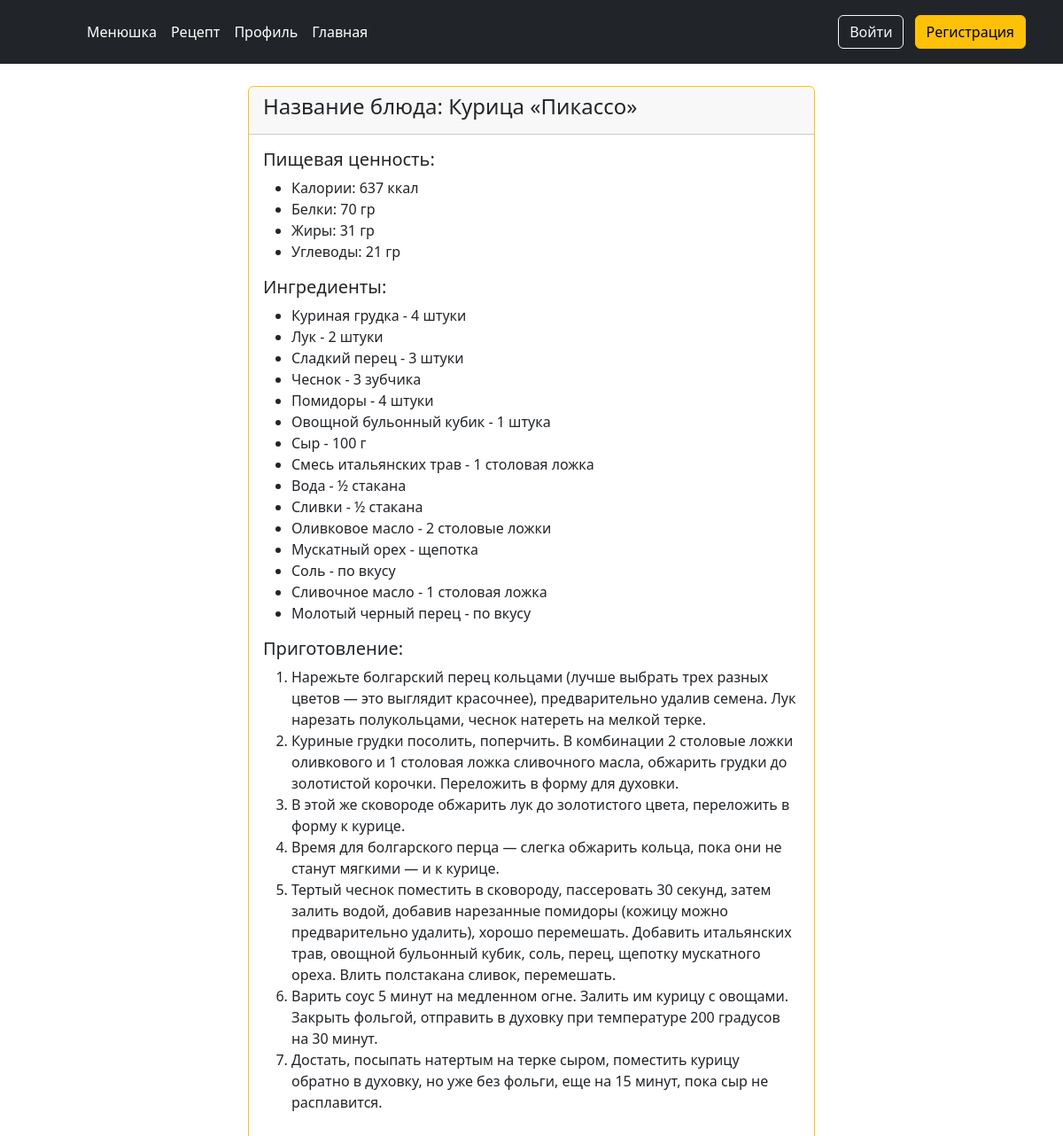
The page /dish/6 on the database its author committed.
### main/models.py (models this page shows)
class Dish(models.Model):
    name = models.CharField(max_length = 100)
    recept = models.TextField()
    calories = models.PositiveIntegerField()
    protein = models.PositiveIntegerField()
    fat = models.PositiveIntegerField()
    carbohydrate = models.PositiveIntegerField()

class ProductDish(models.Model):
    product = models.ForeignKey(Product, on_delete=models.CASCADE)
    dish = models.ForeignKey(Dish, on_delete=models.CASCADE)
    size = models.CharField(max_length = 200)

class Product(models.Model):
    name = models.CharField(max_length = 100)

### main/views.py (the view)
# urls.py: path('dish/<int:id>', dish, name='dish')
def dish(request, id):
    context = {}
    dish = Dish.objects.get(id = id)
    context['dish'] = dish
    return render(request, 'dish.html', context)

### main/templatetags/my_tags.py (called while the page is built)
@register.filter
def split_lines(value):
    return value.split('\n')

### main/templates/dish.html (shortened to what this page needs)
{% load my_tags %}
<!DOCTYPE html>
<html lang="en">
<head>
    <link href="https://cdn.jsdelivr.net/npm/bootstrap@5.3.3/dist/css/bootstrap.min.css" rel="stylesheet">
</head>
<body>
{% include 'navigation.html' %}
<main>
<div class="row" style="margin-top: 25px;">
  <div class="center-block">
    <div class="card border-warning mb-3 mx-auto" style="max-width: 40rem;">
      <div class="card-header"><h4> Название блюда: {{ dish.name }}</h4></div>
      <div class="card-body">
            <h5 class="card-title">Пищевая ценность:</h5>
          <ul>
              <li>
                  Калории: {{ dish.calories }} ккал
              </li>
              <li>
                  Белки: {{ dish.protein }} гр
              </li>
              <li>
                  Жиры: {{ dish.fat }} гр
              </li>
              <li>
                  Углеводы: {{ dish.carbohydrate }} гр
              </li>
          </ul>
         <h5 class="card-title">Ингредиенты:</h5>
          <ul>
              {% for productdish in dish.productdish_set.all %}
              <li>
                    {{ productdish.product.name }} - {{ productdish.size }}
              </li>
              {% endfor %}
          </ul>
        <h5 class="card-title">Приготовление:</h5>
        <ol>
        {% for ingredient in dish.recept|split_lines %}
            <li>{{ ingredient }}</li>
        {% endfor %}
    </ol>
      </div>
    </div>
</div>
</div>
</main>
</body>
</html>

### main/templates/navigation.html
<header class="p-3 text-bg-dark">
    <div class="container">
      <div class="d-flex flex-wrap align-items-center justify-content-center justify-content-lg-start">
        <a href="/" class="d-flex align-items-center mb-2 mb-lg-0 text-white text-decoration-none">
          <svg class="bi me-2" width="40" height="32" role="img" aria-label="Bootstrap"><use xlink:href="#bootstrap"></use></svg>
        </a>
        <ul class="nav col-12 col-lg-auto me-lg-auto mb-2 justify-content-center mb-md-0">
          <li><a href="{% url 'menu' %}" class="nav-link px-2 text-white">Менюшка</a></li>
          <li><a href="{% url 'recipe' %}" class="nav-link px-2 text-white">Рецепт</a></li>
          <li><a href="{% url 'profile' %}" class="nav-link px-2 text-white">Профиль</a></li>
          <li><a href="{% url 'home' %}" class="nav-link px-2 text-white">Главная</a></li>
        </ul>
        <div class="text-end">
          <a href = '/login/'><button type="button" class="btn btn-outline-light me-2">Войти</button></a>
           <a href = '/register'><button type="button" class="btn btn-warning">Регистрация</button></a>
        </div>
      </div>
    </div>
  </header>

### rows shown on the page
Dish: name "Курица «Пикассо»", calories "637", protein "70", fat "31", carbohydrate "21"
ProductDish: product.name "Куриная грудка", size "4 штуки"
ProductDish: product.name "Лук", size "2 штуки"
ProductDish: product.name "Сладкий перец", size "3 штуки"
ProductDish: product.name "Чеснок", size "3 зубчика"
ProductDish: product.name "Помидоры", size "4 штуки"
ProductDish: product.name "Овощной бульонный кубик", size "1 штука"
ProductDish: product.name "Сыр", size "100 г"
ProductDish: product.name "Смесь итальянских трав", size "1 столовая ложка"
ProductDish: product.name "Вода", size "½ стакана"
ProductDish: product.name "Сливки", size "½ стакана"
ProductDish: product.name "Оливковое масло", size "2 столовые ложки"
ProductDish: product.name "Мускатный орех", size "щепотка"
ProductDish: product.name "Соль", size "по вкусу"
ProductDish: product.name "Сливочное масло", size "1 столовая ложка"
ProductDish: product.name "Молотый черный перец", size "по вкусу"

### other values the page prints
{{ ingredient }} "Нарежьте болгарский перец кольцами (лучше выбрать трех разных цветов — это выглядит красочнее), предварительно удалив семена. Лук нарезать полукольцами, чеснок натереть на мелкой терке." "Куриные грудки посолить, поперчить. В комбинации 2 столовые ложки оливкового и 1 столовая ложка сливочного масла, обжарить грудки до золотистой корочки. Переложить в форму для духовки." "В этой же сковороде обжарить лук до золотистого цвета, переложить в форму к курице." "Время для болгарского перца — слегка обжарить кольца, пока они не станут мягкими — и к курице." "Варить соус 5 минут на медленном огне. Залить им курицу с овощами. Закрыть фольгой, отправить в духовку при температуре 200 градусов на 30 минут." "Достать, посыпать натертым на терке сыром, поместить курицу обратно в духовку, но уже без фольги, еще на 15 минут, пока сыр не расплавится."
